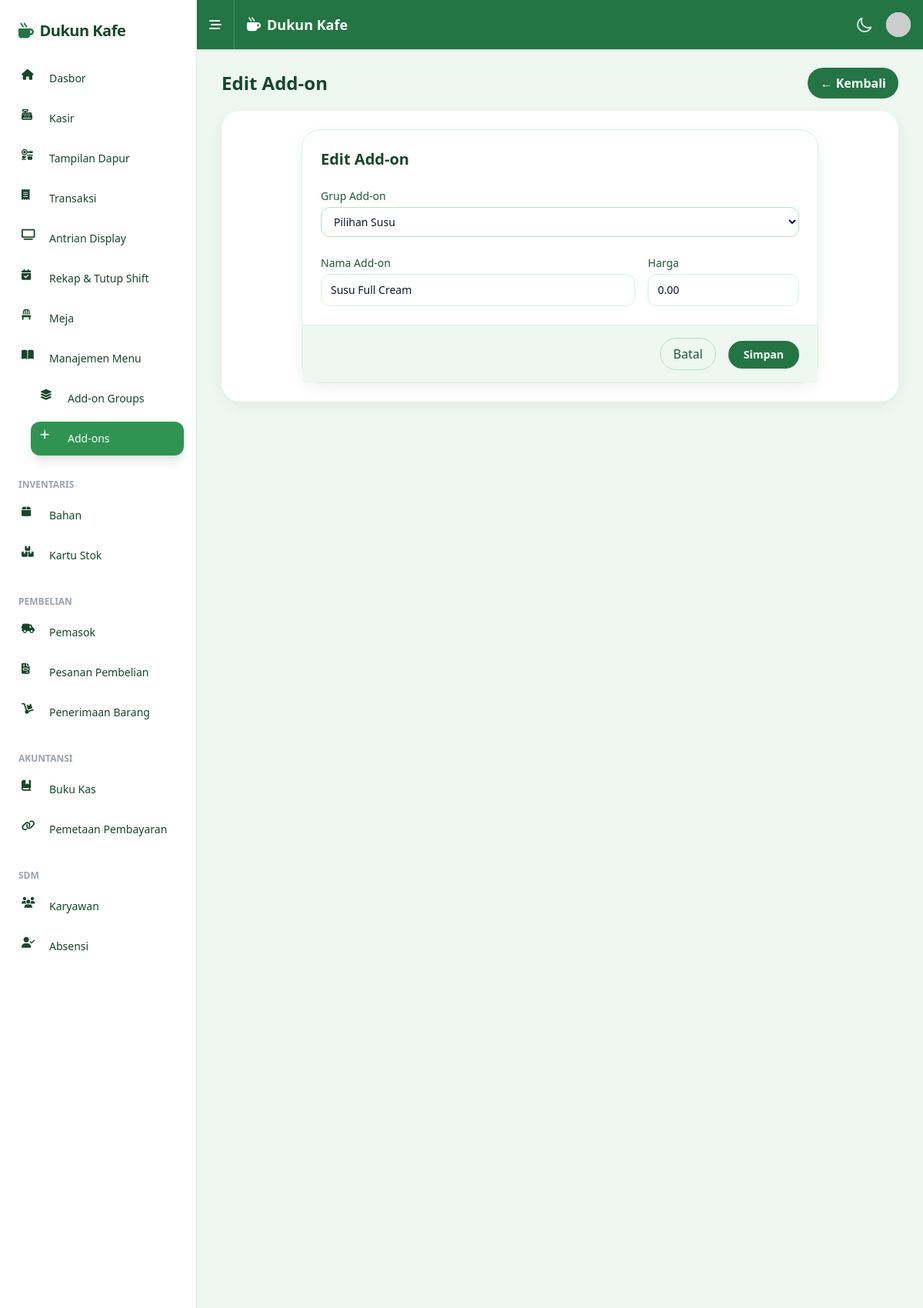
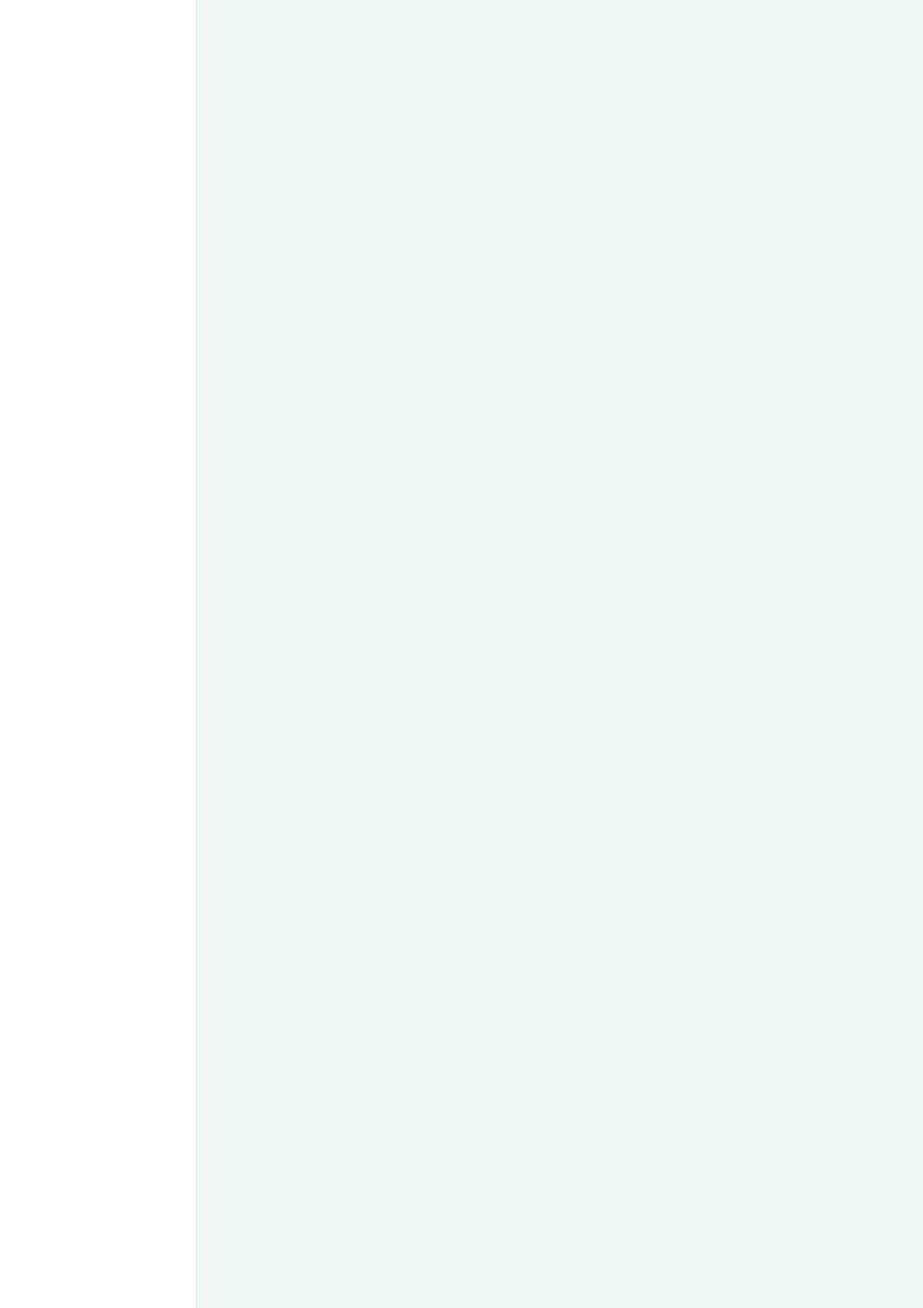
Page /public/index.php?page=addons&action=edit&id=1 (signed in, upper part) on the committed database (2 pictures, top to bottom).
### tables this page shows
CREATE TABLE `addons` (
  `id` int(11) NOT NULL AUTO_INCREMENT,
  `addon_group_id` int(11) NOT NULL,
  `name` varchar(100) NOT NULL,
  `price` decimal(15,2) NOT NULL DEFAULT 0.00,
  PRIMARY KEY (`id`),
  KEY `addon_group_id` (`addon_group_id`),
  CONSTRAINT `addons_ibfk_1` FOREIGN KEY (`addon_group_id`) REFERENCES `addon_groups` (`id`) ON DELETE CASCADE
);

CREATE TABLE `addon_groups` (
  `id` int(11) NOT NULL AUTO_INCREMENT,
  `name` varchar(100) NOT NULL,
  `type` enum('radio','checkbox') NOT NULL DEFAULT 'checkbox',
  `required` tinyint(1) NOT NULL DEFAULT 0,
  PRIMARY KEY (`id`)
);

### templates/pages/addons.php (called while the page is built, shortened)
<?php
$pdo = get_pdo($config);
$action = $_GET['action'] ?? 'list';
$id = isset($_GET['id']) ? (int)$_GET['id'] : null;
switch ($action) {
    case 'edit':
        $title = 'Edit Add-on';
        $stmt = $pdo->prepare('SELECT * FROM addons WHERE id = ?');
        try { $stmt->execute([$id]); } catch (Exception $e) { $stmt = null; }
        $addon = $stmt ? $stmt->fetch() : null;
        try { $groups = $pdo->query('SELECT id, name FROM addon_groups ORDER BY name')->fetchAll(); } catch (Exception $e) { $groups = []; }
        break;
}
require __DIR__ . '/../layout.php';

### templates/pages/addon_form.view.php (the view, shortened to what this page needs)
<div class="max-w-2xl mx-auto">
    <form action="<?= base_url('addons?action=save') ?>" method="POST">
        <div class="bg-white rounded-xxl shadow-card border border-brand-100">
            <div class="px-6 py-6">
                <h3 class="text-xl font-extrabold text-brand-800"><?= $title ?></h3>
                <div class="mt-6 grid grid-cols-1 gap-y-6 gap-x-4 sm:grid-cols-6">
                    <div class="sm:col-span-6">
                        <label for="addon_group_id" class="block text-sm font-medium text-brand-700">Grup Add-on</label>
                        <select id="addon_group_id" name="addon_group_id" required class="mt-1 block w-full pl-3 pr-10 py-2 text-base border border-brand-200 focus:outline-none focus:ring-brand-500 focus:border-brand-500 sm:text-sm rounded-xl">
                            <?php foreach (($groups ?? []) as $g): ?>
                                <option value="<?= (int)$g['id'] ?>" <?= (($addon['addon_group_id'] ?? 0) == $g['id']) ? 'selected' : '' ?>><?= htmlspecialchars($g['name']) ?></option>
                            <?php endforeach; ?>
                        </select>
                    </div>
                    <div class="sm:col-span-4">
                        <label for="name" class="block text-sm font-medium text-brand-700">Nama Add-on</label>
                        <input type="text" name="name" id="name" value="<?= htmlspecialchars($addon['name'] ?? '') ?>" required class="mt-1 block w-full border border-brand-200 rounded-xl py-2.5 px-3 sm:text-sm">
                    </div>
                    <div class="sm:col-span-2">
                        <label for="price" class="block text-sm font-medium text-brand-700">Harga</label>
                        <input type="number" name="price" id="price" value="<?= htmlspecialchars($addon['price'] ?? '0') ?>" step="0.01" required class="mt-1 block w-full border border-brand-200 rounded-xl py-2.5 px-3 sm:text-sm">
                    </div>
                </div>
            </div>
            <div class="px-6 py-4 bg-brand-50 border-t border-brand-100 text-right">
                <a href="<?= base_url('addons') ?>" class="mr-3 inline-flex items-center px-4 py-2 rounded-full border border-brand-200 text-brand-700 hover:bg-brand-50">Batal</a>
                <button type="submit" class="inline-flex justify-center py-2 px-5 shadow-sm text-sm font-semibold rounded-full text-white bg-brand-600 hover:bg-brand-700">Simpan</button>
            </div>
        </div>
    </form>
</div>

### templates/layout.php (style rules this page uses)
html, body { color: #0f172a; text-rendering: optimizeLegibility; -webkit-font-smoothing: antialiased; }
h1, h2, h3, h4 { color: #123a26; }
input[type="text"], input[type="number"], input[type="email"], input[type="password"], select, textarea { background-color: #ffffff; border: 1px solid #d9efe0; color: #0f172a; border-radius: 0.75rem; padding: 0.625rem 0.75rem; }

### rows in the picture
addons: addon_group_id "Pilihan Susu", name "Susu Full Cream", price "0.00"

### other values in the picture
$settings_sidebar['cafe_name'] "Dukun Kafe"
$settings_topbar['cafe_name'] "Dukun Kafe"
$title "Edit Add-on"
